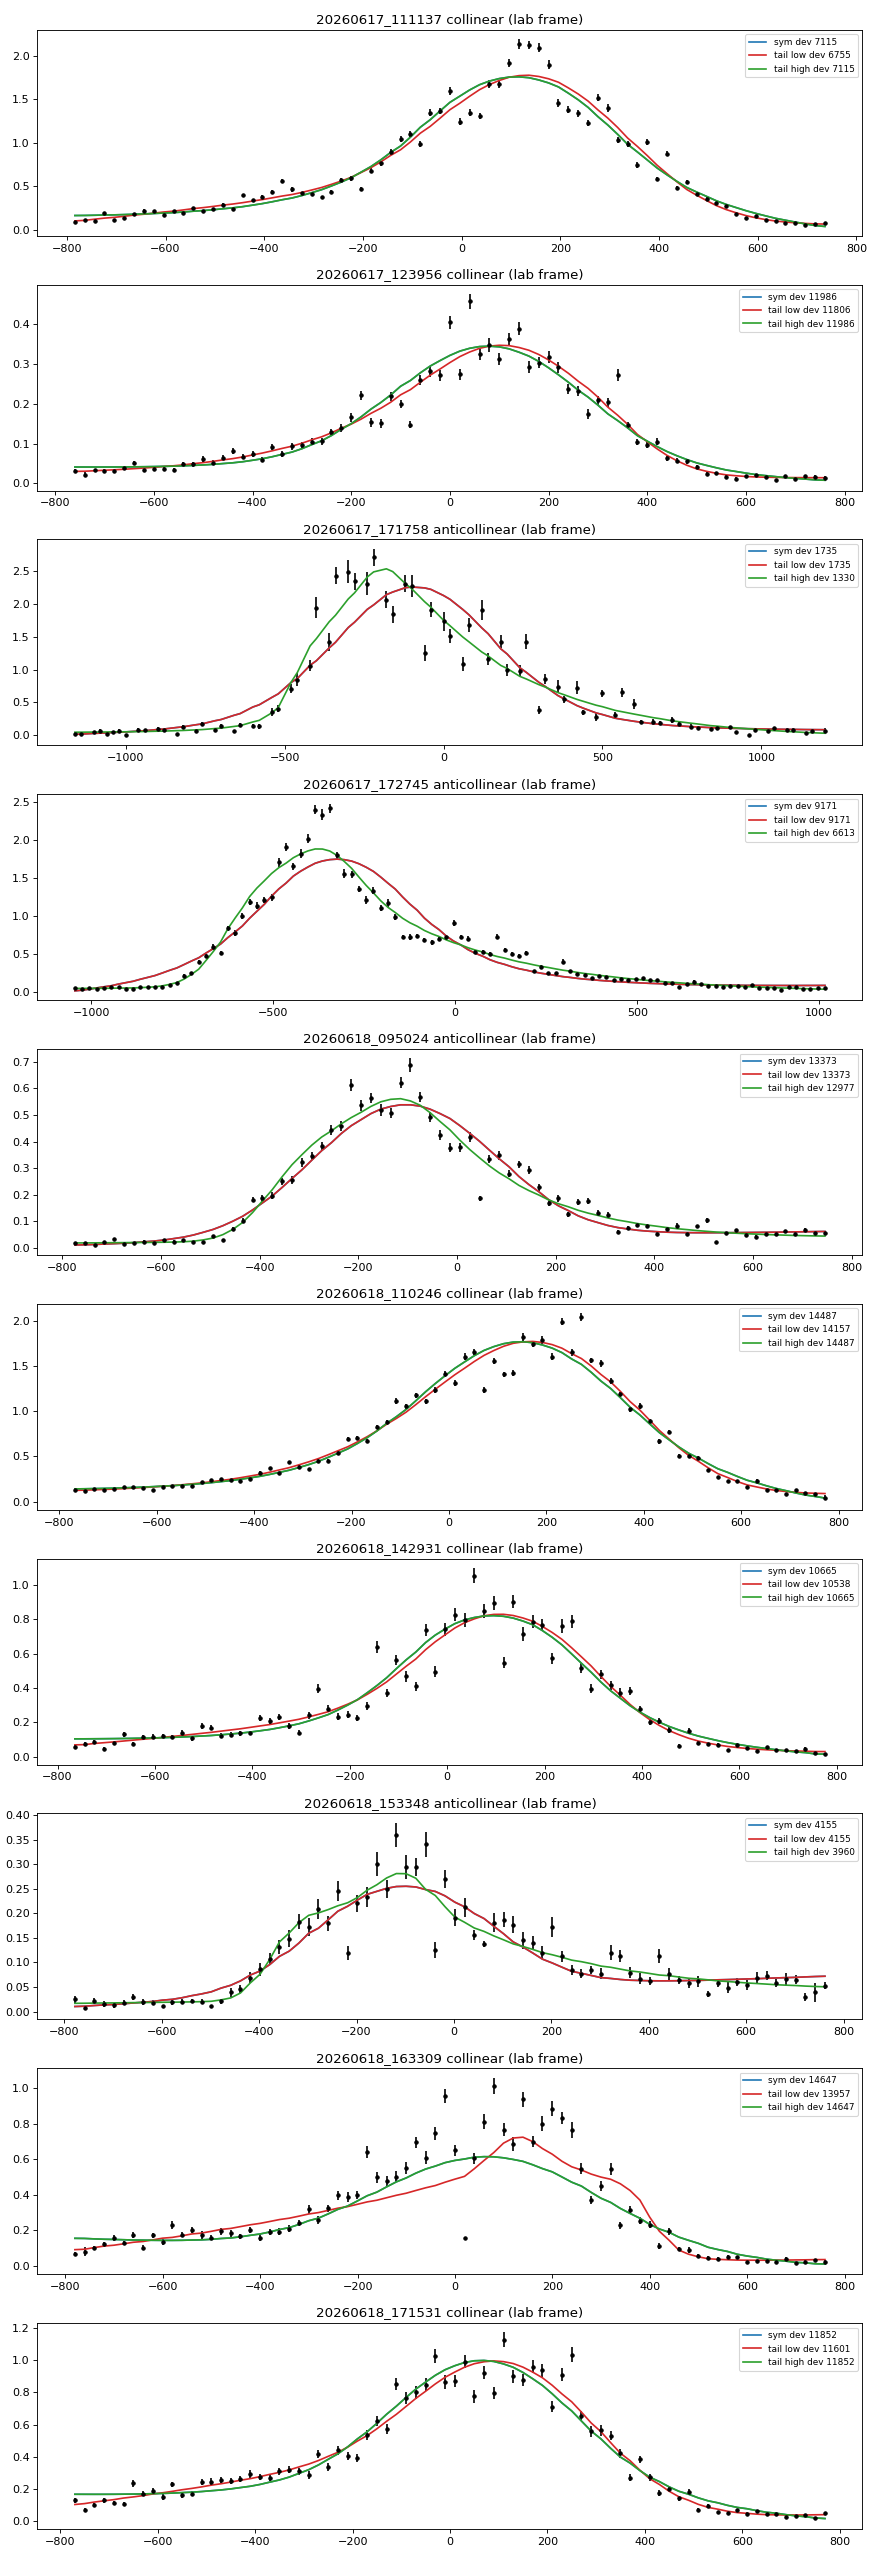

This figure's Python source:
"""Which side is the tail on in anticollinear geometry? Energy loss flips it, a laser artefact does not.

Fits the June 17/18 beam-energy calibration scans in the LAB frame (v2 cells, 32S) with
(a) the symmetric model, (b) the exponential tail at lower lab frequency, (c) at higher.
Collinear: an energy loss puts the tail LOW; anticollinear: HIGH. Then recomputes the
collinear/anticollinear beam-energy offset from each set of line centers.
"""
import json, math, sys
from pathlib import Path
import numpy as np
REPO = r"C:\Users\EMALAB\Documents\Jackson\CREMA-Analysis"; sys.path.insert(0, REPO)
import matplotlib; matplotlib.use("Agg")
import matplotlib.pyplot as plt
import quick_isotope_shift as qis, rate_spectrum as rs, ripple_lineshape as rl, isotope_shift_analysis as isa

D = r"C:\Users\EMALAB\Desktop\DBD_daq_emalab\data"
SCANS = {"111137": ("20260617", "collinear"), "123956": ("20260617", "collinear"), "171758": ("20260617", "anticollinear"),
         "172745": ("20260617", "anticollinear"), "095024": ("20260618", "anticollinear"), "110246": ("20260618", "collinear"),
         "142931": ("20260618", "collinear"), "153348": ("20260618", "anticollinear"), "163309": ("20260618", "collinear"),
         "171531": ("20260618", "collinear")}
PAIRS = [(["111137", "123956"], ["171758", "172745"]), (["110246"], ["095024"]), (["142931"], ["153348"]),
         (["163309"], ["153348"]), (["171531"], ["153348"])]
MASS = qis.SULFUR_MASSES_U["32S"]

opts = dict(qis.DEFAULT_ANALYSIS_OPTIONS)
opts.update(voltage_offset_V=0.0, bootstrap_replicas=0, validate_isotope_wavenumber=False)
fits = {}
fig, axes = plt.subplots(len(SCANS), 1, figsize=(11, 3.2 * len(SCANS)))
for ax, (stamp, (day, geom)) in zip(axes, SCANS.items()):
    path = Path(D) / f"scan_{day}_{stamp}.csv"
    spec, _ = qis._prepare_cut_file_for_label("32S", [path], options=opts, per_isotope_tof_gates={"32S": (4.25, 5.5)})
    ref = float(np.median(spec.nu_lab_MHz))
    x = spec.nu_lab_MHz - ref
    fe = spec.bunches * spec.live
    fn = spec.counts
    v_mean = float(np.average(spec.voltage_V, weights=spec.bunches))
    a = rl.ripple_halfwidth_MHz(ref, MASS, v_mean + 184.54, 4.5, geometry=geom)
    kw = dict(ripple_halfwidth=a, laser_fwhm_MHz=21.213)
    sym = rs.fit_poisson_lineshape(x, fn, fe, **kw)
    lo = rs.fit_poisson_lineshape(x, fn, fe, **kw, tail_model="exponential", tail_side=-1)
    hi = rs.fit_poisson_lineshape(x, fn, fe, **kw, tail_model="exponential", tail_side=+1)
    rec = dict(geom=geom, n=int(fn.sum()), ref=ref, v_set=v_mean, a=a,
               sym=dict(c=sym.params["center"], e=sym.errors["center"], dev=sym.deviance),
               low=dict(c=lo.params["center"], e=lo.errors["center"], dev=lo.deviance, f=lo.params["tail_fraction"], lam=lo.params["tail_length"], sd=lo.params["sigma_doppler"]),
               high=dict(c=hi.params["center"], e=hi.errors["center"], dev=hi.deviance, f=hi.params["tail_fraction"], lam=hi.params["tail_length"], sd=hi.params["sigma_doppler"]))
    fits[stamp] = rec
    print(f"{day}_{stamp} {geom:13s} n={rec['n']:6d}  dev sym {sym.deviance:8.1f} | tail LOW {lo.deviance:8.1f} (f {lo.params['tail_fraction']:.2f}, lam {lo.params['tail_length']:6.1f}) "
          f"| tail HIGH {hi.deviance:8.1f} (f {hi.params['tail_fraction']:.2f}, lam {hi.params['tail_length']:6.1f})  -> preferred: "
          f"{'LOW' if lo.deviance < hi.deviance else 'HIGH'} by {abs(lo.deviance - hi.deviance):.1f}", flush=True)
    centers, nb, eb, idx = rs._binned(x, fn, fe, 20.0)
    ok = eb > 0
    ax.errorbar(centers[ok], nb[ok] / eb[ok], yerr=np.sqrt(np.clip(nb[ok], 1, None)) / eb[ok], fmt="o", ms=3, color="k")
    for f, col, lab in ((sym, "C0", "sym"), (lo, "C3", "tail low"), (hi, "C2", "tail high")):
        mu = rs.model_rate(f, x, laser_fwhm_MHz=21.213)
        mb = np.bincount(idx, weights=fe * mu, minlength=centers.size)
        ax.plot(centers[ok], mb[ok] / eb[ok], color=col, label=f"{lab} dev {f.deviance:.0f}")
    ax.set_title(f"{day}_{stamp} {geom} (lab frame)"); ax.legend(fontsize=8)
plt.tight_layout(); plt.savefig("anticollinear_test.png", dpi=80)


def beam_voltage(nu_c, nu_a):
    beta = (nu_c - nu_a) / (nu_c + nu_a)
    from scipy.optimize import brentq
    f = lambda v: float(isa.beam_beta_after_cec(MASS, beam_voltage_V=v, charge_e=1, neutralization="none")) - beta
    return brentq(f, 1.0, 5.0e6)


print("\nBeam-energy offset (inferred - set, V) per calibration pair:")
for model_c, model_a, name in (("sym", "sym", "symmetric"), ("low", "high", "energy tail (low in C, high in AC)"),
                               ("low", "low", "laser tail (low in both)")):
    offs = []
    for cols, antis in PAIRS:
        nu_c = np.mean([fits[s]["ref"] + fits[s][model_c]["c"] for s in cols])
        nu_a = np.mean([fits[s]["ref"] + fits[s][model_a]["c"] for s in antis])
        v_set = np.median([fits[s]["v_set"] for s in cols + antis])
        offs.append(beam_voltage(nu_c, nu_a) - v_set)
    print(f"  {name:36s} " + "  ".join(f"{o:7.2f}" for o in offs) + f"   mean {np.mean(offs):.2f} +/- {np.std(offs, ddof=1) / math.sqrt(len(offs)):.2f}")
json.dump(fits, open("anticollinear_test.json", "w"), indent=1)
